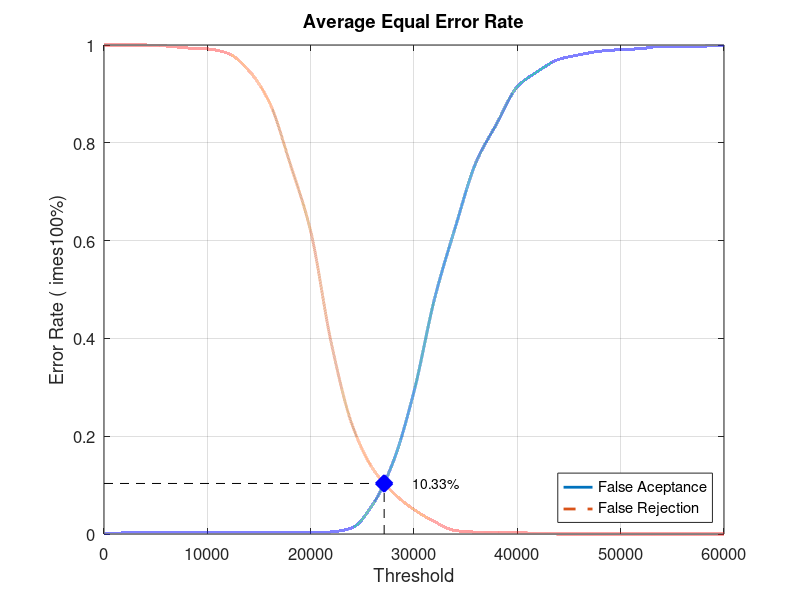
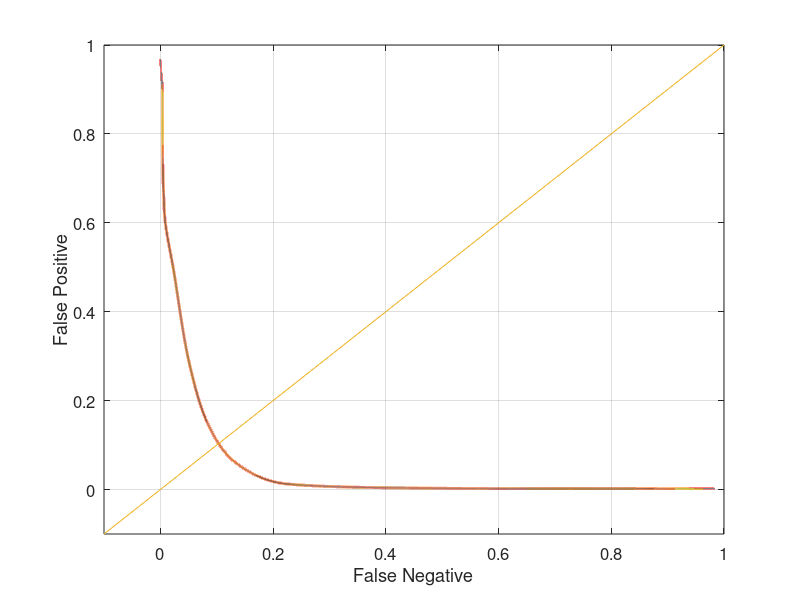

Source code (MATLAB) for these figures, in order:
close all;
clear;
clc;
x = 0:2000:60000;
xq = 0:0.5:60000;

y0 = [0 0.00210526 0.00210526 0.00210526 0.00210526 0.00210526 0.00210526 0.00210526 0.00210526 0.00210526 0.00210526 0.00421053 0.0126316 0.06 0.148421 0.291579 0.482105 0.627368 0.76 0.838947 0.914737 0.946316 0.970526 0.98 0.987368 0.990526 0.992632 0.997895 0.997895 0.997895 1]
yy0 = interp1(x, y0, xq, 'pchip');
y1 = [1 1 1 0.998 0.994 0.992 0.983 0.948 0.883 0.758 0.619 0.39 0.224 0.134 0.084 0.05 0.025 0.007 0.004 0.004 0.003 0.001 0 0 0 0 0 0 0 0 0]
yy1 = interp1(x, y1, xq, 'pchip');

% Calculating EER: 
y2 = abs(y0 - y1);
find(y2 == min(y2))
yy2 = abs(yy0 - yy1);
xEER = find(yy2 == min(yy2));
xEERIndex = xq(xEER) % X-axis EER
yEER = yy0(xEER) % Y-axis EER

main = figure
plot(xq, yy0,'-','LineWidth', 2);	hold on
plot(xq, yy1,'--','LineWidth', 2);	hold on
plot([xEERIndex xEERIndex], [0 yEER], 'k--');	hold on
plot([0 xEERIndex], [yEER yEER], 'k--');	hold on
plot(xEERIndex, yEER, 'bx', 'LineWidth', 10);	hold on
text(xEERIndex + 10 * xEERIndex / 100, yEER, [num2str(round((10000 * yEER)) / 100) '%'])
legend('False Aceptance', 'False Rejection', 'Location', 'SouthEast')
xlabel('Threshold')
ylabel('Error Rate (	imes100%)')
title('Average Equal Error Rate')
set(gca, 'FontSize', 12)
axis([0 60000 0 1])
grid on

print(main, 'Database4AverageMain', '-dpng');
FNRxFPR = figure('Color', [1 1 1]);
plot(yy1, yy0, '-', yy1, yy0, 'LineWidth', 2);
hold on
y = -0.1:0.1:1
plot(y, y); 
set(gca, 'FontSize', 12)
xlabel('False Negative')
ylabel('False Positive')
axis([-0.1 1 -0.1 1])
set(gca, 'FontSize', 12)
grid on

print(FNRxFPR, 'Database4AverageFNRxFPR','-dpng');
